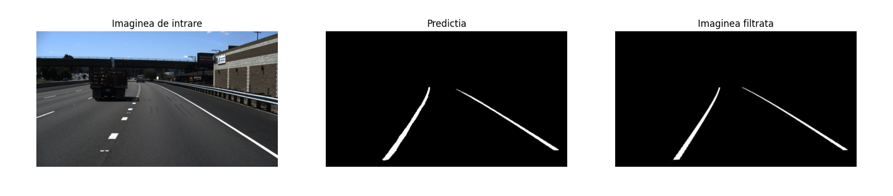
#> input picture unet_iou_loss/Picture2.png, 893 x 196 px, given as the content of the folder 0530, which was not available
$ python cv.py
#> lines starting #> are read from the running program, lines starting #| are printed output that depends on the picture; after the words box and inside, x2 and y2 are one past the last pixel; in counts of white or black regions, pixels touching at a corner belong together; pictures that were not available may be replaced by others from this repository, and a replacement may not be noted
import cv2
import numpy as np
import matplotlib.pyplot as plt
import os
import gc
#Function to preprocess the image to detect yellow and white lanes
def preprocessing(img):
    gray = cv2.cvtColor(img, cv2.COLOR_BGR2GRAY)
    hsv = cv2.cvtColor(img, cv2.COLOR_BGR2HSV)
    gblur = cv2.GaussianBlur(gray,(5,5),0)
    white_mask = cv2.threshold(gblur,200,255,cv2.THRESH_BINARY)[1]
    lower_yellow = np.array([0,100,100])
    upper_yellow = np.array([210,255,255])
    yellow_mask = cv2.inRange(hsv, lower_yellow, upper_yellow)
    mask = cv2.bitwise_or(white_mask, yellow_mask)
    return mask

#Function that defines the polygon region of interest
# [22 lines left out: function regionOfInterest, not called in this run]

#Function that warps the image
def warp(img, source_points, destination_points, destn_size):
    matrix = cv2.getPerspectiveTransform(source_points, destination_points)
    warped_img = cv2.warpPerspective(img, matrix, destn_size)
    return warped_img

#Function that unwarps the image
# [4 lines left out: function unwarp, not called in this run]


#Function that gives the left fit and right fit curves for the lanes in birdeye's view
def fitCurve(img):
    histogram = np.sum(img[img.shape[0]//2:,:], axis=0)
    midpoint = int(histogram.shape[0]/2)
    leftx_base = np.argmax(histogram[:midpoint])
    rightx_base = np.argmax(histogram[midpoint:]) + midpoint
    nwindows = 50
    margin = 100
    minpix = 50
    window_height = int(img.shape[0]/nwindows)
    y, x = img.nonzero()
    leftx_current = leftx_base
    rightx_current = rightx_base
    left_lane_indices = []
    right_lane_indices = []

    for window in range(nwindows):
        win_y_low = img.shape[0] - (window+1)*window_height
        win_y_high = img.shape[0] - window*window_height
        win_xleft_low = leftx_current - margin
        win_xleft_high = leftx_current + margin
        win_xright_low = rightx_current - margin
        win_xright_high = rightx_current + margin

        good_left_indices = ((y >= win_y_low) & (y < win_y_high) & (x >= win_xleft_low) & (x < win_xleft_high)).nonzero()[0]
        good_right_indices  = ((y >= win_y_low) & (y < win_y_high) & (x >= win_xright_low) & (x < win_xright_high)).nonzero()[0]
        left_lane_indices.append(good_left_indices)
        right_lane_indices.append(good_right_indices)
        if len(good_left_indices) > minpix:
            leftx_current = int(np.mean(x[good_left_indices]))
        if len(good_right_indices) > minpix:
            rightx_current = int(np.mean(x[good_right_indices]))

    left_lane_indices = np.concatenate(left_lane_indices)
    right_lane_indices = np.concatenate(right_lane_indices)
    leftx = x[left_lane_indices]
    lefty = y[left_lane_indices]
    rightx = x[right_lane_indices]
    righty = y[right_lane_indices]
    left_fit = np.polyfit(lefty, leftx, 2)
    right_fit = np.polyfit(righty, rightx, 2)

    return left_fit, right_fit

#Function that give pixel location of points through which the curves of detected lanes passes
# [86 lines left out: functions findPoints, fillCurves, oneToThreeChannel, drawCurves, concatenate, radiusOfCurvature and 3 more, not called in this run]

video = cv2.VideoCapture("curved_lane.mp4")
out = cv2.VideoWriter('curve_lane_detection.avi',cv2.VideoWriter_fourcc(*'XVID'), 25, (1280,720))

def apply_filter(frame):
    gray = cv2.cvtColor(frame, cv2.COLOR_BGR2GRAY)
    thresh = cv2.threshold(gray,200,255,cv2.THRESH_BINARY)[1]
    processed_img = preprocessing(frame)
    height, width = processed_img.shape


    source_points = np.float32([[500,300 ], [750,300], [200,690 ], [1260,630 ]])
    sp = source_points
    destination_points = np.float32([[0,0], [sp[2][1]-sp[1][1],0], [0, sp[3][0]-sp[2][0]], [sp[2][1]-sp[1][1], sp[3][0]-sp[2][0]]])
    warped_img_size = (int(sp[2][1]-sp[1][1]), int(sp[3][0]-sp[2][0]))
    warped_img_shape = ( int(sp[3][0]-sp[2][0]), int(sp[2][1]-sp[1][1]))
    warped_img = warp(processed_img, source_points, destination_points, warped_img_size)
    kernel = np.ones((11,11), np.uint8)
    opening = cv2.morphologyEx(warped_img, cv2.MORPH_CLOSE, kernel)
    left_fit, right_fit = fitCurve(opening)
    pts_left, pts_right = findPoints(warped_img_shape, left_fit, right_fit)
    fill_curves = fillCurves(warped_img_shape, pts_left, pts_right)
    unwarped_fill_curves = unwarp(fill_curves, source_points, destination_points, (width, height))
    img_filter = np.zeros_like(frame)
    window1 = cv2.addWeighted(img_filter, 1, unwarped_fill_curves, 1, 0)
    left_radius, right_radius, avg_radius = radiusOfCurvature(warped_img, left_fit, right_fit)
    window2 = oneToThreeChannel(thresh)
    window3 = oneToThreeChannel(warped_img)
    plt.imshow(window3)
    plt.show()
    window4 = drawCurves(warped_img, pts_left, pts_right)
    window5 = informationWindow(left_radius, right_radius, avg_radius)
    result = concatenate(window1, window2, window3, window4, window5)
    result = addTurnInfo(result, avg_radius)
    return result

in_folder = r'0530'
elem_dirs = os.listdir(in_folder)
err = 0
for director in elem_dirs:
    in_folder = r'0530\\' + str(director)
    out_folder = r'lane_detect\\' + str(director)
    out_lane = r'lane\\' + str(director)
    if  os.path.exists(out_folder):
        #os.makedirs(out_folder)
        #os.makedirs(out_lane)
        nr = 1

        for filename in os.listdir(in_folder):
            if filename.endswith(('.jpg', '.jpeg', '.png')):

                    input_path = os.path.join(in_folder,filename)
                    img = cv2.imread(input_path)
#> img is the input picture: shape (196, 893, 3); mean B, G, R 130.2, 128.4, 126.9
                    img_filter = apply_filter(img)
#> in apply_filter, `gray = cv2.cvtColor(frame, cv2.COLOR_BGR2GRAY)`:
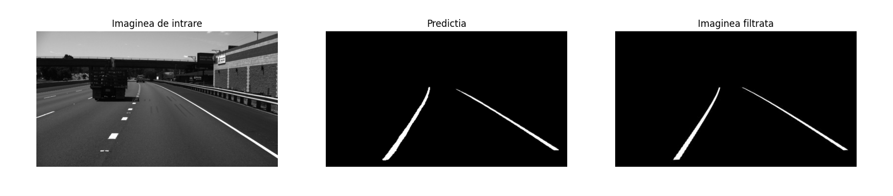
#> gray: shape (196, 893); min 0, max 255, mean 128.2
#> in apply_filter, `thresh = cv2.threshold(gray,200,255,cv2.THRESH_BINARY)[1]`:
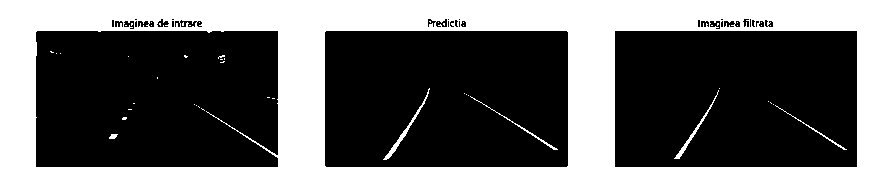
#> thresh: shape (196, 893); 43.6% white; 52 white regions (46 under 20 px), largest, box (x1, y1, x2, y2) and area: (0, 0, 893, 196) 75456, (383, 88, 430, 160) 257, (674, 90, 719, 159) 212, (470, 96, 558, 150) 153, (775, 105, 847, 150) 117, (109, 134, 118, 139) 33
#> in preprocessing, `hsv = cv2.cvtColor(img, cv2.COLOR_BGR2HSV)`: hsv: shape (196, 893, 3); mean H, S, V 15.4, 6.9, 130.5
#> in preprocessing, `gblur = cv2.GaussianBlur(gray,(5,5),0)`:
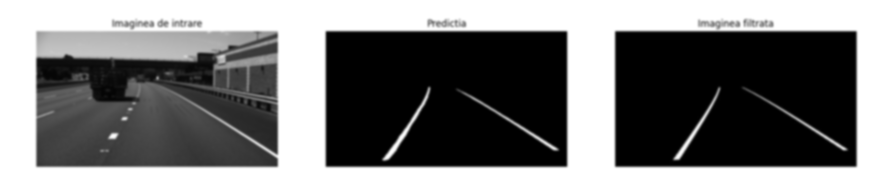
#> gblur: shape (196, 893); min 0, max 255, mean 128.2
#> in preprocessing, `white_mask = cv2.threshold(gblur,200,255,cv2.THRESH_BINARY)[1]`:
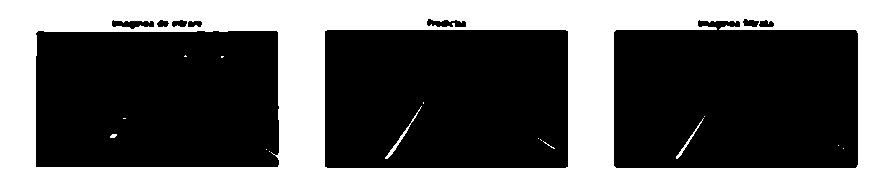
#> white_mask: shape (196, 893); 42.5% white; 16 white regions (12 under 20 px), largest, box (x1, y1, x2, y2) and area: (0, 0, 893, 196) 74029, (385, 106, 422, 159) 148, (676, 118, 704, 159) 103, (110, 134, 117, 138) 22
#> in preprocessing, `yellow_mask = cv2.inRange(hsv, lower_yellow, upper_yellow)`:
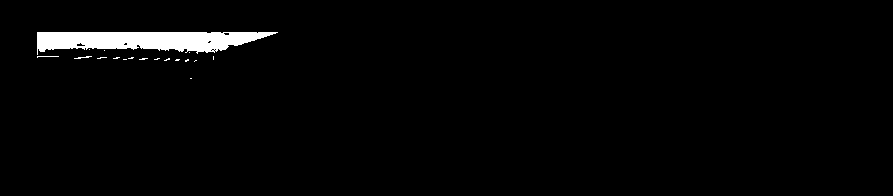
#> yellow_mask: shape (196, 893); 2.2% white; 18 white regions (15 under 20 px), largest, box (x1, y1, x2, y2) and area: (37, 32, 278, 55) 3758, (74, 56, 92, 59) 24, (37, 56, 59, 58) 23
#> in preprocessing, `mask = cv2.bitwise_or(white_mask, yellow_mask)`:
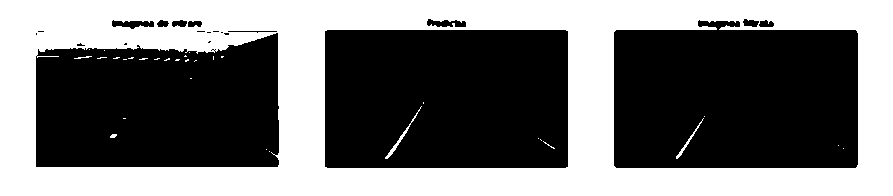
#> mask: shape (196, 893); 44.7% white; 32 white regions (27 under 20 px), largest, box (x1, y1, x2, y2) and area: (0, 0, 893, 196) 77810, (385, 106, 422, 159) 148, (676, 118, 704, 159) 103, (74, 56, 92, 59) 24, (110, 134, 117, 138) 22
#> in warp, `warped_img = cv2.warpPerspective(img, matrix, destn_size)`: warped_img: shape (1060, 390); every value is 0
#> in fitCurve, `histogram = np.sum(img[img.shape[0]//2:,:], axis=0)`: histogram = 390 values from 0 to 0
#> in fitCurve, `leftx_base = np.argmax(histogram[:midpoint])`: leftx_base = 0
#> in fitCurve, `rightx_base = np.argmax(histogram[midpoint:]) + midpoint`: rightx_base = 195
#> in fitCurve, `y, x = img.nonzero()`: y = empty array
#> in fitCurve, `leftx_current = leftx_base`: leftx_current = 0
#> in fitCurve, `rightx_current = rightx_base`: rightx_current = 195
#> after the loop in fitCurve, `for window in range(nwindows):`: left_lane_indices = 50 items, first 6: empty array, empty array, empty array, empty array, empty array, empty array; right_lane_indices has the same summary as left_lane_indices
#> in fitCurve, `left_lane_indices = np.concatenate(left_lane_indices)`: left_lane_indices = empty array
#> (the run stopped early here; a loop or call above may not have finished)
